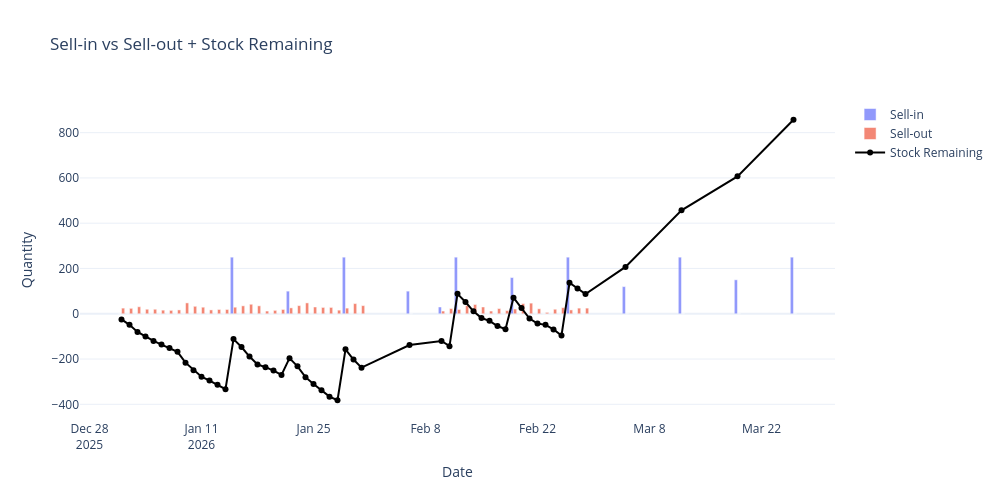
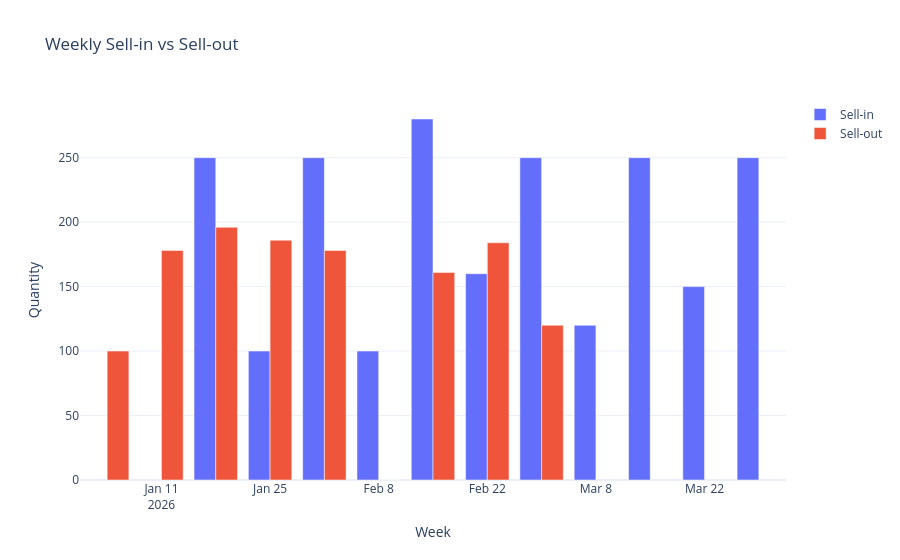
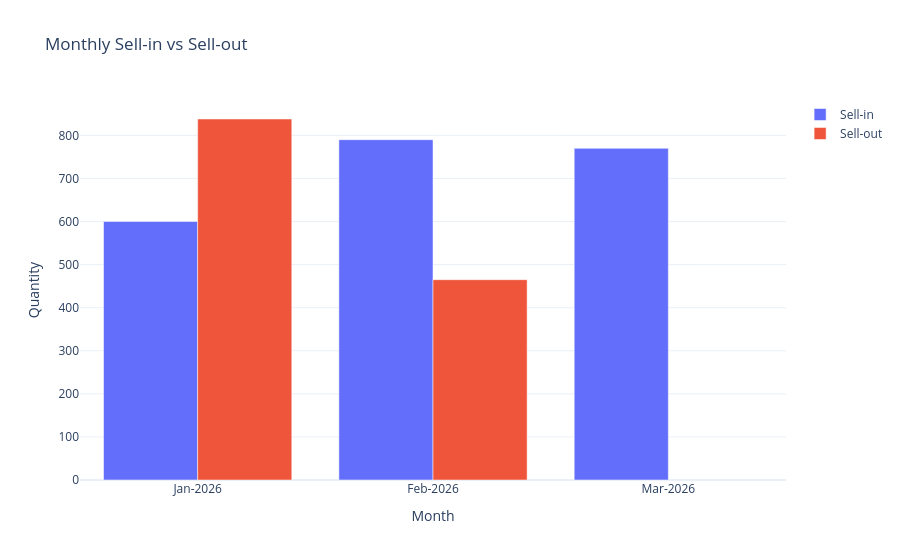

Here is the notebook cell these charts were saved with, in order:
### Code cell
plot_summary(df_sellin, df_sellout, customer_code, sku_code)
